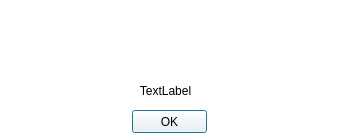
<?xml version="1.0" encoding="UTF-8"?>
<ui version="4.0">
 <class>AlertWindow</class>
 <widget class="QDialog" name="AlertWindow">
  <property name="geometry">
   <rect>
    <x>0</x>
    <y>0</y>
    <width>340</width>
    <height>140</height>
   </rect>
  </property>
  <property name="windowTitle">
   <string>Dialog</string>
  </property>
  <property name="styleSheet">
   <string notr="true">background-color: rgb(255, 255, 255);</string>
  </property>
  <widget class="QPushButton" name="pushButton">
   <property name="geometry">
    <rect>
     <x>132</x>
     <y>110</y>
     <width>75</width>
     <height>23</height>
    </rect>
   </property>
   <property name="text">
    <string>OK</string>
   </property>
  </widget>
  <widget class="QLabel" name="label">
   <property name="geometry">
    <rect>
     <x>10</x>
     <y>80</y>
     <width>311</width>
     <height>21</height>
    </rect>
   </property>
   <property name="text">
    <string>TextLabel</string>
   </property>
   <property name="alignment">
    <set>Qt::AlignCenter</set>
   </property>
  </widget>
  <widget class="QLabel" name="label_2">
   <property name="geometry">
    <rect>
     <x>140</x>
     <y>10</y>
     <width>60</width>
     <height>60</height>
    </rect>
   </property>
   <property name="text">
    <string/>
   </property>
  </widget>
 </widget>
 <resources/>
 <connections/>
</ui>
